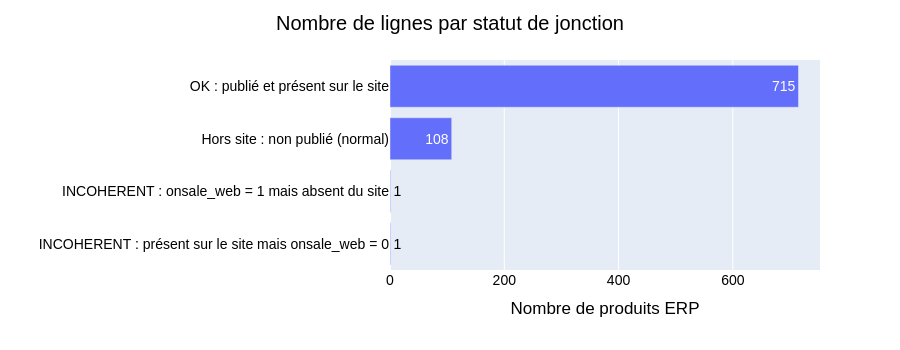

Notebook cell for this chart:
### Markdown cell above
<div style="border: 1px solid RGB(51,165,182);" >
<h3 style="margin: auto; padding: 20px; color: RGB(51,165,182); ">Etape 3.3 - Récapitulatif chiffré de la jonction</h3>
</div>

### Code cell
recap_statut = (df_merge["statut_jonction"].value_counts().rename_axis("valeur").reset_index(name="nb_lignes").assign(controle="Statut de jonction"))
recap_ind = (df_merge["indicateur_merge"].replace({"both": "dans ERP et web", "left_only": "ERP seulement"}).value_counts()
             .rename_axis("valeur").reset_index(name="nb_lignes").assign(controle="Indicateur du merge"))
recap_cle = df_merge["origine_cle"].value_counts().rename_axis("valeur").reset_index(name="nb_lignes").assign(controle="Origine de la clé")
recap_web = pd.DataFrame([{"controle": "Fiches web sans produit ERP", "valeur": "web seulement", "nb_lignes": int((bilan["_merge"] == "right_only").sum())},
                          {"controle": "Total ERP", "valeur": "lignes après jonction", "nb_lignes": len(df_merge)}])
recap_jonction = pd.concat([recap_statut, recap_ind, recap_cle, recap_web], ignore_index=True)[["controle", "valeur", "nb_lignes"]]
recap_jonction["part_%"] = (recap_jonction["nb_lignes"] / len(df_merge) * 100).round(1)
display(recap_jonction)

fig = px.bar(recap_statut.sort_values("nb_lignes"), x="nb_lignes", y="valeur", orientation="h", text="nb_lignes",
             labels={"nb_lignes": "Nombre de produits ERP", "valeur": ""})
mise_en_forme(fig, "Nombre de lignes par statut de jonction", hauteur=350).show()

### Figure 1 — Plotly figure (JSON) as saved in the notebook; plotly's stock layout.template omitted (floating-point values rounded to 4 significant figures)
{"data": [{"hovertemplate": "Nombre de produits ERP=%{text}<br>=%{y}<extra></extra>", "legendgroup": "", "marker": {"color": "#636efa", "pattern": {"shape": ""}}, "name": "", "orientation": "h", "showlegend": false, "text": [1.0, 1.0, 108.0, 715.0], "textposition": "auto", "type": "bar", "x": [1, 1, 108, 715], "xaxis": "x", "y": ["INCOHERENT : présent sur le site mais onsale_web = 0", "INCOHERENT : onsale_web = 1 mais absent du site", "Hors site : non publié (normal)", "OK : publié et présent sur le site"], "yaxis": "y"}], "layout": {"barmode": "relative", "font": {"color": "black", "family": "Arial", "size": 14}, "height": 350, "legend": {"tracegroupgap": 0}, "margin": {"t": 60}, "title": {"text": "Nombre de lignes par statut de jonction", "x": 0.5, "xanchor": "center"}, "xaxis": {"anchor": "y", "domain": [0, 1], "title": {"text": "Nombre de produits ERP"}}, "yaxis": {"anchor": "x", "domain": [0, 1], "title": {"text": ""}}}}
